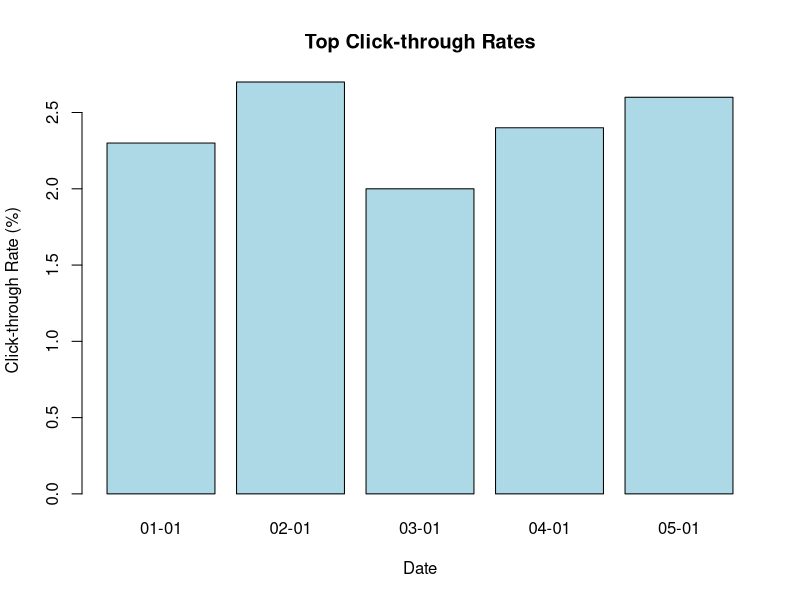

This chart was generated by the following R code:
date <- c("01-01","02-01","03-01","04-01","05-01")
ctr <- c(2.3,2.7,2.0,2.4,2.6)

barplot(ctr,
        names.arg=date,
        xlab="Date",
        ylab="Click-through Rate (%)",
        main="Top Click-through Rates",
        col="lightblue")
